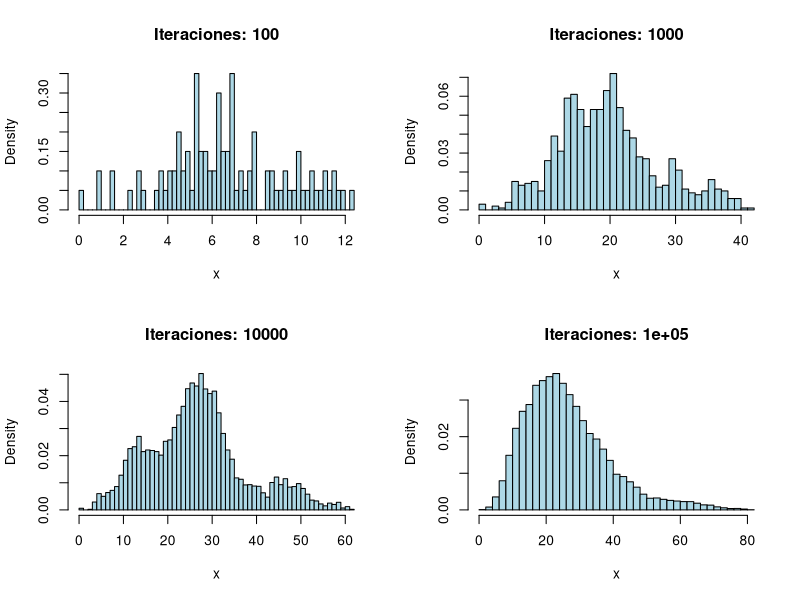
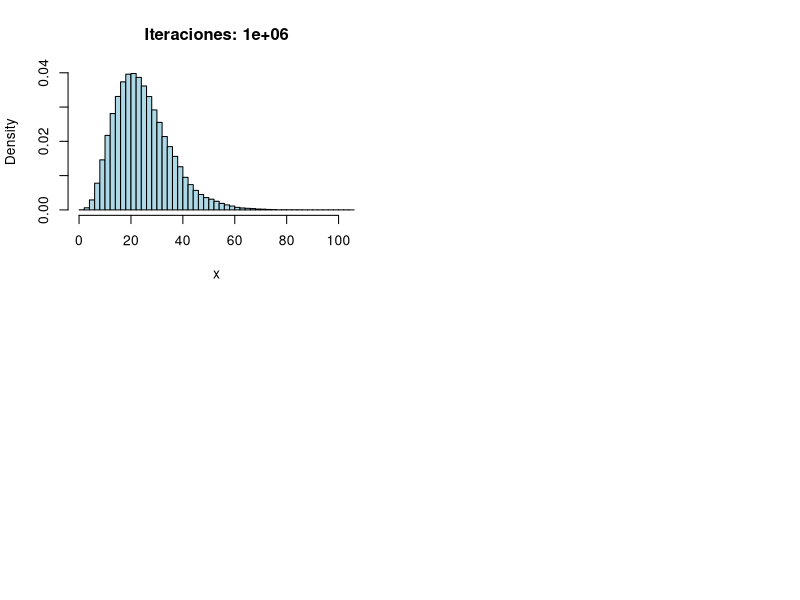

Reproduce these figures in R, in order.
## ---- chunk 1
# Primeramente se define la función de densidad gamma

gamma_dens <- function(x, alpha, beta){
  if(x > 0){
    return(x^(alpha-1)*exp(-beta*x)) 
  }
  else{
    return(0)
  }
}

# Ahora se define el algoritmo de Metropolis Hasting con la función gamma anterior

metropolis_hasting <- function(theta_0, reps, alpha, beta){
  thetas <- vector(length = reps )
  current <- theta_0
  for ( i in 2:reps ) {
    thetas[i-1] <- current
    # distribución propuesta
    propuesta <- rnorm(1, mean = thetas[i-1], 1)
    # densidad gamma de la distribución propuesta
    gamma_propuesta <- gamma_dens(propuesta, alpha, beta)
    # densidad gamma de la distribución actual
    gamma_actual <- gamma_dens(thetas[i-1], alpha, beta)
    # Calculo del ratio
    ratio <- gamma_propuesta/gamma_actual
    # Probabilidad de aceptar
    prob <- min(ratio,1)
    decision <- rbinom(1,1,prob) 
    current <- ifelse( decision == 1 , propuesta , current )
  }
  return(thetas)
}
## ---- chunk 2
alpha <- 5
beta <- 1/5
beta_0 <- 1

iteraciones_list <- c(100, 1000, 10000, 1e5, 1e6)

par(mfrow = c(2, 2))
for (reps in iteraciones_list) {
  muestras <- metropolis_hasting(beta_0, reps, alpha, beta)
  hist(muestras, probability = TRUE, main = paste("Iteraciones:", reps),
       xlab = "x", breaks = 50, col = "lightblue")

}

